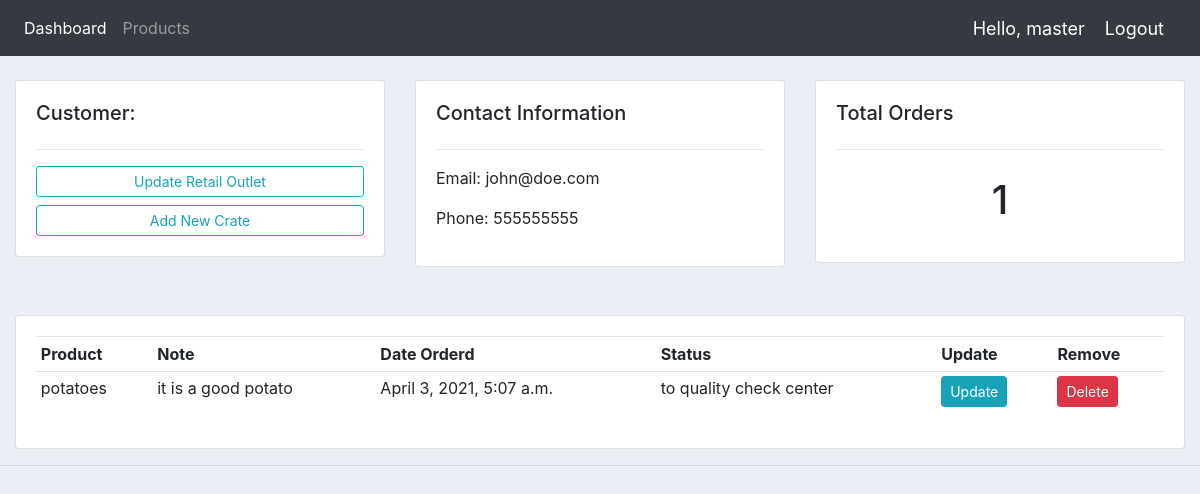
/customer/1/ (signed in), run on an earlier commit of the app's database.
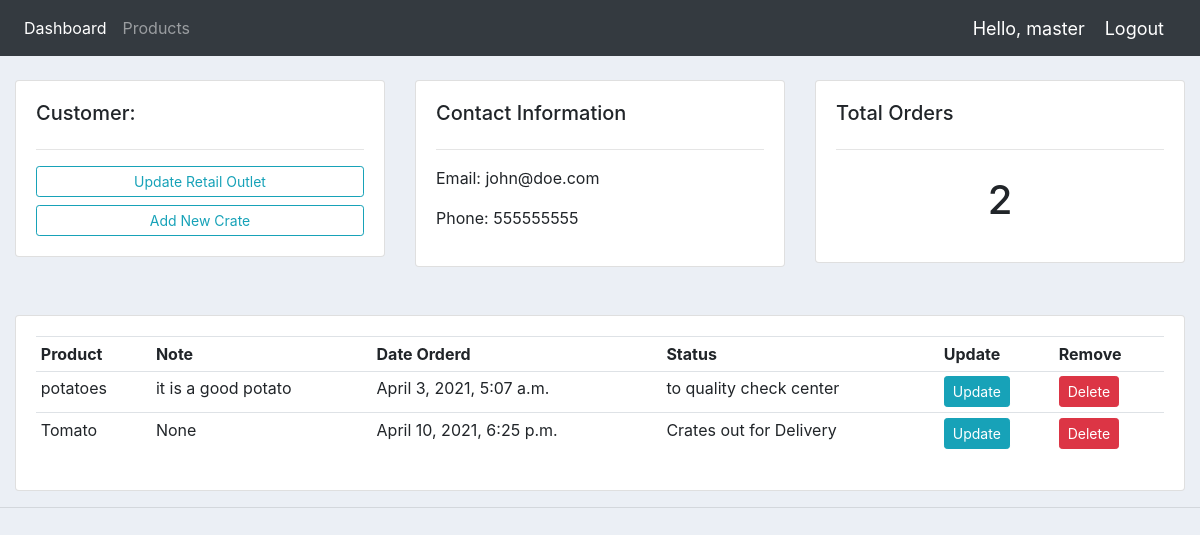
And on a later commit of the database.
### accounts/models.py (models this page shows)
class AccountsOrder(models.Model):
    date_created = models.DateTimeField(blank=True, null=True)
    status = models.CharField(max_length=200, blank=True, null=True)
    customer = models.ForeignKey(AccountsCustomer, models.DO_NOTHING, blank=True, null=True)
    product = models.ForeignKey('AccountsProduct', models.DO_NOTHING, blank=True, null=True)
    note = models.CharField(max_length=1000, blank=True, null=True)
    class Meta:
        managed = False
        db_table = 'accounts_order'

class AccountsProduct(models.Model):
    name = models.CharField(max_length=200, blank=True, null=True)
    price = models.FloatField(blank=True, null=True)
    category = models.CharField(max_length=200, blank=True, null=True)
    date_created = models.DateTimeField(blank=True, null=True)
    description = models.CharField(max_length=200, blank=True, null=True)
    class Meta:
        managed = False
        db_table = 'accounts_product'

### accounts/views.py (the view)
# urls.py: path('customer/<str:pk_test>/', views.customer, name="customer"),
@login_required(login_url='login')
def customer(request, pk_test):
    x = request.user.username
    customer = Customer.objects.get(id=pk_test)
    orders = customer.order_set.all()
    order_count = orders.count()
    myFilter = OrderFilter(request.GET, queryset=orders)
    orders = myFilter.qs
    context = {'customer': customer, 'orders': orders, 'order_count': order_count,
               'myFilter': myFilter}
    return render(request, 'accounts/customer.html', context)

### accounts/models.py (called while the page is built)
    def __str__(self):
        return self.name

### templates/accounts/customer.html
{%  extends 'accounts/main.html' %}
{% block content %}
	<br>
<div class="row">
	<div class="col-md">
		<div class="card card-body">
			<h5>Customer:</h5>
			<hr>
			<a class="btn btn-outline-info  btn-sm btn-block" href="">Update Retail Outlet</a>
			<a class="btn btn-outline-info  btn-sm btn-block" href="{% url 'create_order' customer.id %}">Add New Crate</a>
		</div>
	</div>
	<div class="col-md">
		<div class="card card-body">
			<h5>Contact Information</h5>
			<hr>
			<p>Email: {{customer.email}}</p>
			<p>Phone: {{customer.phone}}</p>
		</div>
	</div>
	<div class="col-md">
		<div class="card card-body">
			<h5>Total Orders</h5>
			<hr>
			<h1 style="text-align: center;padding: 10px">{{order_count}}</h1>
		</div>
	</div>
</div>
<br>
<br>
<div class="row">
	<div class="col-md">
		<div class="card card-body">
			<table class="table table-sm">
				<tr>
					<th>Product</th>
					<th>Note</th>
					<th>Date Orderd</th>
					<th>Status</th>
					<th>Update</th>
					<th>Remove</th>
				</tr>
				{% for order in orders %}
				<tr>
					<td>{{order.product}}</td>
					<td>{{order.note}}</td>
					<td>{{order.date_created}}</td>
					<td>{{order.status}}</td>
					<td><a class="btn btn-sm btn-info" href="{% url 'update_order' order.id %}">Update</a></td>
					<td><a class="btn btn-sm btn-danger" href="{% url 'delete_order' order.id %}">Delete</a></td>
				</tr>
				{% endfor %}
			</table>
		</div>
	</div>
</div>
{% endblock %}

What changed in the data, as far as the page shows it:
added AccountsOrder: product "Tomato", note "None", date_created "April 10, 2021, 6:25 p.m.", status "Crates out for Delivery"
Also different on the page:
{{ order_count }}: "1" → "2"
